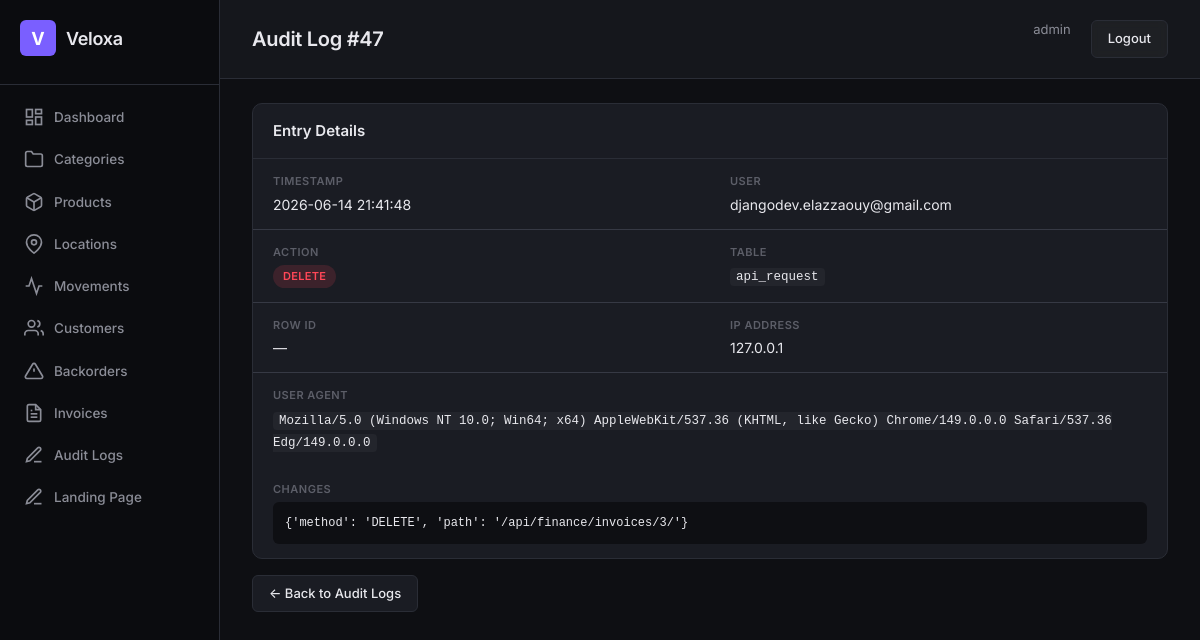
The page /audit-logs/47/ (signed in) on the database its author committed.
### apps/audit/models.py (models this page shows, shortened)
class AuditLog(models.Model):
    class Action(models.TextChoices):
        CREATE = "create"
        UPDATE = "update"
        DELETE = "delete"
        READ_PII = "read_pii"
    timestamp = models.DateTimeField(auto_now_add=True, db_index=True)
    user = models.ForeignKey(get_user_model(), on_delete=models.SET_NULL, null=True)
    action = models.CharField(max_length=16, choices=Action.choices)
    table_name = models.CharField(max_length=64)
    row_id = models.IntegerField(null=True)
    changes = models.JSONField(null=True, blank=True)
    ip_address = models.GenericIPAddressField(null=True, blank=True)
    user_agent = models.CharField(max_length=255, blank=True)
    tenant = models.ForeignKey(
        "tenants.Tenant", on_delete=models.CASCADE,
        null=True, blank=True, related_name="%(class)s_set",
    )
    objects = TenantAwareManager()
    class Meta:
        db_table = "audit_auditlog"
        ordering = ["-timestamp"]
        permissions = [
            ("run_reconciliation", "Can run reconciliation"),
        ]

### apps/accounts/models.py (models this page shows, shortened)
class User(AbstractUser):
    objects = TenantAwareUserManager()
    ROLE_CHOICES = [
        ("super_admin", "Super Admin"),
        ("warehouse_manager", "Warehouse Manager"),
        ("auditor", "Auditor"),
        ("viewer", "Read-Only Viewer"),
    ]
    role = models.CharField(max_length=32, choices=ROLE_CHOICES, default="viewer")
    phone = models.CharField(max_length=20, blank=True)
    tenant = models.ForeignKey(
        "tenants.Tenant", on_delete=models.CASCADE,
        null=True, blank=True, related_name="users",
    )
    class Meta:
        db_table = "accounts_user"
        verbose_name = "User"
        verbose_name_plural = "Users"

### config/views.py (the view)
# urls.py: path("audit-logs/<int:pk>/", views.audit_log_detail, name="audit-log-detail"),
@login_required
def audit_log_detail(request, pk):
    log = get_object_or_404(AuditLog.objects.select_related("user"), pk=pk)
    return render(request, "audit_log_detail.html", {"log": log})

### apps/accounts/models.py (called while the page is built)
    def get_queryset(self):
        from apps.tenants.utils import get_current_tenant_id
        qs = super().get_queryset()
        tenant_id = get_current_tenant_id()
        if tenant_id is not None:
            return qs.filter(tenant_id=tenant_id)
        return qs

### apps/tenants/managers.py (called while the page is built)
    def get_queryset(self):
        qs = super().get_queryset()
        tenant_id = get_current_tenant_id()
        if tenant_id is not None:
            return qs.filter(tenant_id=tenant_id)
        return qs

### apps/tenants/utils.py (called while the page is built)
def set_current_tenant(tenant):
    _thread_local.tenant = tenant

def get_current_tenant():
    return getattr(_thread_local, "tenant", None)

def get_current_tenant_id():
    tenant = get_current_tenant()
    return tenant.id if tenant else None

### templates/audit_log_detail.html
{% extends 'base.html' %}{% block title %}Audit Log #{{ log.id }}{% endblock %}{% block page_title %}Audit Log #{{ log.id }}{% endblock %}{% block active %}audit{% endblock %}
{% block content %}
<div class="card"><div class="card-header"><h2>Entry Details</h2></div><div class="card-body"><div class="detail-grid">
  <div class="detail-field"><div class="detail-label">Timestamp</div><div class="detail-value">{{ log.timestamp|date:"Y-m-d H:i:s" }}</div></div>
  <div class="detail-field"><div class="detail-label">User</div><div class="detail-value">{{ log.user.username|default:"—" }}</div></div>
  <div class="detail-field"><div class="detail-label">Action</div><div class="detail-value">{% if log.action == 'create' %}<span class="badge badge-success">CREATE</span>{% elif log.action == 'update' %}<span class="badge badge-warning">UPDATE</span>{% elif log.action == 'delete' %}<span class="badge badge-danger">DELETE</span>{% else %}<span class="badge badge-info">READ_PII</span>{% endif %}</div></div>
  <div class="detail-field"><div class="detail-label">Table</div><div class="detail-value"><code>{{ log.table_name }}</code></div></div>
  <div class="detail-field"><div class="detail-label">Row ID</div><div class="detail-value">{{ log.row_id|default:"—" }}</div></div>
  <div class="detail-field"><div class="detail-label">IP Address</div><div class="detail-value">{{ log.ip_address|default:"—" }}</div></div>
  <div class="detail-field full-width"><div class="detail-label">User Agent</div><div class="detail-value"><code>{{ log.user_agent|default:"—" }}</code></div></div>
  {% if log.changes %}<div class="detail-field full-width"><div class="detail-label">Changes</div><div class="detail-value"><pre style="background:var(--bg-primary);padding:12px;border-radius:var(--radius-sm);font-size:12px;overflow-x:auto">{{ log.changes|pprint }}</pre></div></div>{% endif %}
</div></div></div>
<a href="{% url 'audit-log-list' %}" class="btn mt-2">&larr; Back to Audit Logs</a>
{% endblock %}

### templates/base.html (shortened to what this page needs)
{% load static %}
<!DOCTYPE html>
<html lang="en">
<head>
  <link rel="stylesheet" href="{% static 'css/style.css' %}">
</head>
<body>
  <div class="layout">
    <aside class="sidebar">
      <div class="sidebar-brand">
        <div class="brand-icon">V</div>
        <span class="brand-text">Veloxa</span>
      </div>
      <nav class="sidebar-nav">
        <a href="{% url 'dashboard' %}" class="nav-item {% if active == 'dashboard' %}active{% endif %}">
          <svg width="20" height="20" viewBox="0 0 24 24" fill="none" stroke="currentColor" stroke-width="2"><rect x="3" y="3" width="7" height="9"/><rect x="14" y="3" width="7" height="5"/><rect x="14" y="12" width="7" height="9"/><rect x="3" y="16" width="7" height="5"/></svg>
          Dashboard
        </a>
        <a href="{% url 'category-list' %}" class="nav-item {% if active == 'categories' %}active{% endif %}">
          <svg width="20" height="20" viewBox="0 0 24 24" fill="none" stroke="currentColor" stroke-width="2"><path d="M22 19a2 2 0 0 1-2 2H4a2 2 0 0 1-2-2V5a2 2 0 0 1 2-2h5l2 3h9a2 2 0 0 1 2 2z"/></svg>
          Categories
        </a>
        <a href="{% url 'product-list' %}" class="nav-item {% if active == 'products' %}active{% endif %}">
          Products
        </a>
        <a href="{% url 'location-list' %}" class="nav-item {% if active == 'locations' %}active{% endif %}">
          <svg width="20" height="20" viewBox="0 0 24 24" fill="none" stroke="currentColor" stroke-width="2"><path d="M21 10c0 7-9 13-9 13s-9-6-9-13a9 9 0 0 1 18 0z"/><circle cx="12" cy="10" r="3"/></svg>
          Locations
        </a>
        <a href="{% url 'movement-list' %}" class="nav-item {% if active == 'movements' %}active{% endif %}">
          <svg width="20" height="20" viewBox="0 0 24 24" fill="none" stroke="currentColor" stroke-width="2"><polyline points="22 12 18 12 15 21 9 3 6 12 2 12"/></svg>
          Movements
        </a>
        <a href="{% url 'customer-list' %}" class="nav-item {% if active == 'customers' %}active{% endif %}">
          <svg width="20" height="20" viewBox="0 0 24 24" fill="none" stroke="currentColor" stroke-width="2"><path d="M17 21v-2a4 4 0 0 0-4-4H5a4 4 0 0 0-4 4v2"/><circle cx="9" cy="7" r="4"/><path d="M23 21v-2a4 4 0 0 0-3-3.87"/><path d="M16 3.13a4 4 0 0 1 0 7.75"/></svg>
          Customers
        </a>
        <a href="{% url 'backorder-list' %}" class="nav-item {% if active == 'backorders' %}active{% endif %}">
          <svg width="20" height="20" viewBox="0 0 24 24" fill="none" stroke="currentColor" stroke-width="2"><path d="M10.29 3.86L1.82 18a2 2 0 0 0 1.71 3h16.94a2 2 0 0 0 1.71-3L13.71 3.86a2 2 0 0 0-3.42 0z"/><line x1="12" y1="9" x2="12" y2="13"/><line x1="12" y1="17" x2="12.01" y2="17"/></svg>
          Backorders
        </a>
        <a href="{% url 'invoice-list' %}" class="nav-item {% if active == 'invoices' %}active{% endif %}">
          <svg width="20" height="20" viewBox="0 0 24 24" fill="none" stroke="currentColor" stroke-width="2"><path d="M14 2H6a2 2 0 0 0-2 2v16a2 2 0 0 0 2 2h12a2 2 0 0 0 2-2V8z"/><polyline points="14 2 14 8 20 8"/><line x1="16" y1="13" x2="8" y2="13"/><line x1="16" y1="17" x2="8" y2="17"/><polyline points="10 9 9 9 8 9"/></svg>
          Invoices
        </a>
        <a href="{% url 'audit-log-list' %}" class="nav-item {% if active == 'audit' %}active{% endif %}">
          <svg width="20" height="20" viewBox="0 0 24 24" fill="none" stroke="currentColor" stroke-width="2"><path d="M12 20h9"/><path d="M16.5 3.5a2.121 2.121 0 0 1 3 3L7 19l-4 1 1-4L16.5 3.5z"/></svg>
          Audit Logs
        </a>
        <a href="{% url 'landing-manage' %}" class="nav-item {% if active == 'landing' %}active{% endif %}">
          <svg width="20" height="20" viewBox="0 0 24 24" fill="none" stroke="currentColor" stroke-width="2"><path d="M12 20h9"/><path d="M16.5 3.5a2.121 2.121 0 0 1 3 3L7 19l-4 1 1-4L16.5 3.5z"/></svg>
          Landing Page
        </a>
      </nav>
    </aside>
    <main class="main">
      <header class="topbar">
        <h1 class="page-title">{% block page_title %}Dashboard{% endblock %}</h1>
        <div class="topbar-right">
          <a href="{% url 'profile' %}" style="color:var(--text-secondary);font-size:13px;margin-right:12px;text-decoration:none">{{ request.user.username }}</a>
          <a href="{% url 'logout' %}" class="btn btn-glass">Logout</a>
        </div>
      </header>
      <div class="content">
        {% block content %}{% endblock %}
      </div>
    </main>
  </div>
</body>
</html>

### static/css/style.css (style rules this page uses)
:root { --bg-primary: #0e0f13; --bg-secondary: #15171c; --bg-card: #1a1c23; --bg-card-hover: #1f2129; --bg-sidebar: #0b0c0f; --border: #2a2d36; --border-light: #363944; --text-primary: #e8e8ed; --text-secondary: #8b8d97; --text-muted: #5c5e68; --accent: #7a5fff; --accent-hover: #6b50e8; --accent-glow: rgba(122, 95, 255, 0.15); --success: #2ed573; --warning: #ffa502; --danger: #ff4757; --info: #3b82f6; --radius: 10px; --radius-sm: 6px; --shadow: 0 2px 8px rgba(0,0,0,.3); }
* { margin: 0; padding: 0; box-sizing: border-box; }
body { font-family: "Inter", -apple-system, BlinkMacSystemFont, sans-serif; background: var(--bg-primary); color: var(--text-primary); font-size: 14px; line-height: 1.5; }
.layout { display: flex; min-height: 100vh; }
.sidebar { width: 220px; background: var(--bg-sidebar); border-right: 1px solid var(--border); padding: 0; display: flex; flex-direction: column; position: fixed; top: 0; left: 0; height: 100vh; z-index: 100; backdrop-filter: blur(12px); }
.sidebar-brand { display: flex; align-items: center; gap: 10px; padding: 20px 20px 28px; border-bottom: 1px solid var(--border); }
.brand-icon { width: 36px; height: 36px; background: var(--accent); border-radius: var(--radius-sm); display: flex; align-items: center; justify-content: center; font-weight: 700; font-size: 18px; color: #fff; }
.brand-text { font-size: 18px; font-weight: 600; letter-spacing: -.3px; }
.sidebar-nav { padding: 12px 10px; display: flex; flex-direction: column; gap: 2px; }
.nav-item { display: flex; align-items: center; gap: 10px; padding: 10px 14px; color: var(--text-secondary); text-decoration: none; border-radius: var(--radius-sm); font-size: 13.5px; font-weight: 500; transition: all .15s; }
.main { margin-left: 220px; flex: 1; padding: 0; }
.topbar { display: flex; align-items: center; justify-content: space-between; padding: 20px 32px; border-bottom: 1px solid var(--border); background: var(--bg-secondary); position: sticky; top: 0; z-index: 50; backdrop-filter: blur(8px); }
.page-title { font-size: 20px; font-weight: 600; letter-spacing: -.3px; }
.topbar-right { display: flex; gap: 8px; }
.content { padding: 24px 32px; }
.card { background: var(--bg-card); border: 1px solid var(--border); border-radius: var(--radius); overflow: hidden; }
.card-header { padding: 16px 20px; border-bottom: 1px solid var(--border); }
.card-header h2 { font-size: 15px; font-weight: 600; }
.card-body { padding: 0; }
.badge { display: inline-block; padding: 3px 10px; border-radius: 20px; font-size: 11px; font-weight: 600; letter-spacing: .3px; text-transform: uppercase; }
.badge-danger { background: rgba(255, 71, 87, .15); color: var(--danger); }
.btn { display: inline-flex; align-items: center; gap: 6px; padding: 8px 16px; border: 1px solid var(--border); border-radius: var(--radius-sm); background: var(--bg-card); color: var(--text-primary); font-size: 13px; font-weight: 500; cursor: pointer; transition: all .15s; text-decoration: none; }
.btn-glass { background: rgba(255,255,255,.04); backdrop-filter: blur(4px); }
.mt-2 { margin-top: 16px; }
code { font-family: "JetBrains Mono", "Fira Code", monospace; font-size: 12.5px; background: rgba(255,255,255,.04); padding: 2px 6px; border-radius: 4px; }
.detail-grid { display: grid; grid-template-columns: 1fr 1fr; gap: 0; }
.detail-field { padding: 14px 20px; border-bottom: 1px solid var(--border-light); }
.detail-field:nth-last-child(-n+2) { border-bottom: none; }
.detail-label { font-size: 11px; font-weight: 600; text-transform: uppercase; letter-spacing: .5px; color: var(--text-muted); margin-bottom: 4px; }
.detail-value { font-size: 14px; color: var(--text-primary); }
.full-width { grid-column: 1 / -1; }

### rows shown on the page
AuditLog: id "47", timestamp "2026-06-14 21:41:48", user.username "djangodev.elazzaouy@gmail.com", table_name "api_request", row_id "—", ip_address "127.0.0.1", user_agent "Mozilla/5.0 (Windows NT 10.0; Win64; x64) AppleWebKit/537.36 (KHTML, like Gecko) Chrome/149.0.0.0 Safari/537.36 Edg/149.0.0.0", changes|pprint "{'method': 'DELETE', 'path': '/api/finance/invoices/3/'}"
User: user.username "admin"
